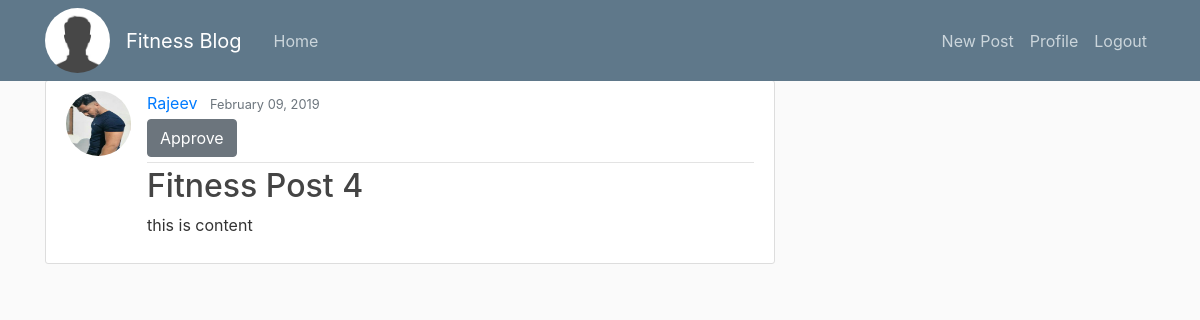
The app's page /post/1/ (signed in) with its own data.
### users/models.py (models this page shows, shortened)
class CustomUsers(AbstractUser):
    address = models.CharField(max_length=100)
    contact = models.CharField(max_length=20, null=True, blank=True)
    weight = models.FloatField(null=True, blank=True)
    PACKAGE = (
        ('1', '1 Month'),
        ('3', '3 Months'),
        ('6', '6 Months'),
        ('12', '12 Months'),
    )
    package = models.CharField(max_length=20,choices=PACKAGE, default=1)

class Profile(models.Model):
    user = models.OneToOneField(CustomUsers, on_delete=models.CASCADE, related_name='Profile')
    image = models.ImageField(default='media\default.jpg', upload_to='profile_pics')

### member/models.py (models this page shows, shortened)
class Post(models.Model):
    title = models.CharField(max_length=100)
    content = models.TextField()
    date_posted = models.DateTimeField(default=timezone.now)
    author = models.ForeignKey(CustomUsers, on_delete=models.CASCADE, blank=True, null=True)
    is_active = models.BooleanField(default=False)

### member/views.py (the view)
# urls.py: path('post/<int:pk>/',PostDetailView.as_view(), name='post-detail'),
class PostDetailView(DetailView):
    model = Post

### member/templates/member/post_detail.html
{% extends "member/base.html" %}
{% load static %}
{% block content %}
    <article class="media content-section">
        {% if object.author.Profile.image %}
        <img class="rounded-circle article-img" src="{{ object.author.Profile.image.url }}">
        {% else %}
        <img class="rounded-circle article-img" src="{% static 'Photos/default.jpg' %}">
        {% endif %}
            <div class="media-body">
              <div class="article-metadata">
                <a class="mr-2" href="{% url 'user-posts' object.author.username %}">{{ object.author }}</a>
                <small class="text-muted">{{ object.date_posted|date:"F d, Y" }}</small>
                {% if object.author == user %}
                    <div>
                            <a class="btn btn-secondary brn-sm mt-1 mb-1" href="{% url 'post-update' object.id %}">Update</a>
                            <a class="btn btn-danger brn-sm mt-1 mb-1" href="{% url 'post-delete' object.id %}">Delete</a>
                    </div>
                {% else %}
                <div>
                    <a class="btn btn-secondary brn-sm mt-1 mb-1" href="{% url 'approve-post' object.pk %}">Approve</a>
                    </div>
                {% endif %}
              </div>
              <h2 class="article-title">{{ object.title }}</h2>
              <p class="article-content">{{ object.content }}</p>
            </div>
    </article>
{% endblock content %}

### member/templates/member/base.html (shortened to what this page needs)
{% load static %}
<!DOCTYPE html>
<html>
<head>
     <link rel="stylesheet" href="https://maxcdn.bootstrapcdn.com/bootstrap/4.0.0/css/bootstrap.min.css">
     <link rel="stylesheet" type="text/css" href="{% static 'member/main.css' %}">
</head>
<body>
        <header class="site-header">
                <nav class="navbar navbar-expand-md navbar-dark bg-steel fixed-top">
                  <div class="container">
                    {% if request.user.is_authenticated %}
                    {% if request.user.Profile.image %}
                    <a href="{% url 'profile' %}"><img class="rounded-circle article-img" src="{{ request.user.Profile.image.url }}" ></a>
                    {% else %}
                    <a href="{% url 'profile' %}"><img class="rounded-circle article-img" src="{% static 'Photos/default.jpg' %}" ></a>
                    {% endif %}
                    {% endif %}
                    <a class="navbar-brand mr-4" href="{% url 'member-home' %}">Fitness Blog</a>
                    <div class="collapse navbar-collapse" id="navbarToggle">
                      <div class="navbar-nav mr-auto">
                        <a class="nav-item nav-link" href="{% url 'member-home' %}">Home</a>
                      </div>
                      <div class="navbar-nav">
                        {% if user.is_authenticated %}
                        <a class="nav-item nav-link" href="{% url 'post-create' %}">New Post</a>
                        <a class="nav-item nav-link" href="{% url 'profile' %}">Profile</a>
                        <a class="nav-item nav-link" href="{% url 'logout' %}">Logout</a>
                        {% else %}
                          <a class="nav-item nav-link" href="{% url 'login' %}">Login</a>
                          <a class="nav-item nav-link" href="{% url 'register' %}">Register</a>
                        {% endif %}
                      </div>
                    </div>
                  </div>
                </nav>
              </header>
              <main role="main" class="container">
                    <div class="row">
                        {% if request.user.is_superuser %}
                      <div class="col-md-6">
                        {% else %}
                        <div class="col-md-8">
                          {% endif %}
                        {% block content %}{% endblock %}
                    </div>
                  </main>
</body>
</html>

### member/static/member/main.css (style rules this page uses)
body { background: #fafafa; color: #333333; margin-top: 5rem; }
h1, h2, h3, h4, h5, h6 { color: #444444; }
.bg-steel { background-color: #5f788a; }
.site-header .navbar-nav .nav-link { color: #cbd5db; }
.content-section { background: #ffffff; padding: 10px 20px; border: 1px solid #dddddd; border-radius: 3px; margin-bottom: 20px; }
.article-title { color: #444444; }
.article-content { white-space: pre-line; }
.article-img { height: 65px; width: 65px; margin-right: 16px; }
.article-metadata { padding-bottom: 1px; margin-bottom: 4px; border-bottom: 1px solid #e3e3e3 }

### records on screen
CustomUsers: user.Profile.image (placeholder picture)
Post: author.Profile.image (picture), author "Rajeev", date_posted "February 09, 2019", title "Fitness Post 4", content "this is content"
